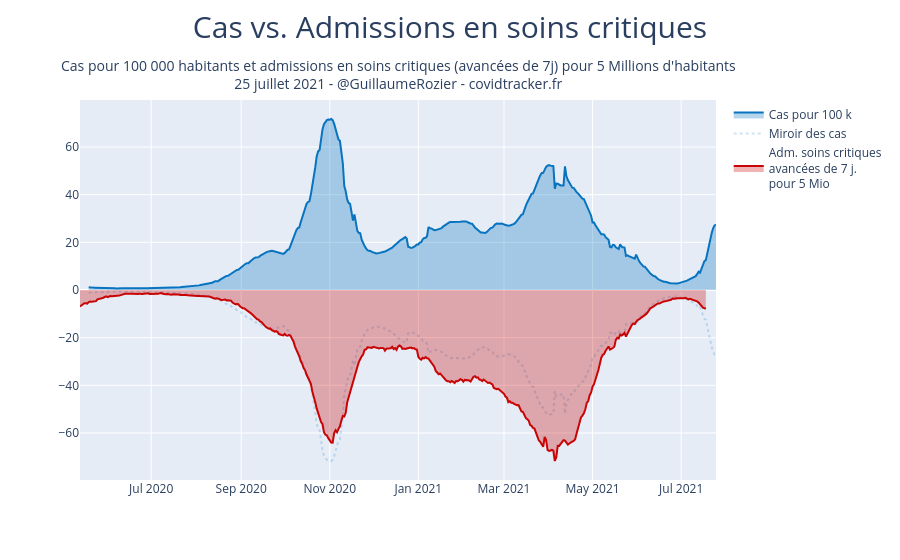

Write notebook code for a chart like this one.
### Code cell
y1 = df.P.rolling(window=7).mean()/67000000*100000
y2 = df.incid_rea.rolling(window=7).mean().shift(-7)/67000000*5000000

coef_normalisation = y1.max()/y2.max()

fig = go.Figure()
fig.add_trace(go.Scatter(
    x=df.jour,
    y=y1,
    name="Cas pour 100 k",
    marker_color='rgb(8, 115, 191)',
    fillcolor="rgba(8, 115, 191, 0.3)",
    fill='tozeroy'))
fig.add_trace(go.Scatter(
    x=df.jour,
    y=-y1,
    name="Miroir des cas",
    marker_color='rgba(8, 115, 191, 0.2)',
    line=dict(
        dash="dot")
))
fig.add_trace(go.Scatter(
    x=df.jour,
    y=-y2*coef_normalisation,
    name="Adm. soins critiques<br>avancées de 7 j.<br>pour 5 Mio",
    marker_color='rgb(201, 4, 4)',
    fillcolor="rgba(201, 4, 4,0.3)",
    fill='tozeroy'))
fig.update_yaxes()
fig.update_layout(
    title={
                        'text': "Cas vs. Admissions en soins critiques",
                        'y':0.97,
                        'x':0.5,
                        'xanchor': 'center',
                        'yanchor': 'top'},
    titlefont = dict(
                    size=30),
    annotations = [
                        dict(
                            x=0.5,
                            y=1.12,
                            xref='paper',
                            yref='paper',
                            font=dict(size=14),
                            text="Cas pour 100 000 habitants et admissions en soins critiques (avancées de 7j) pour 5 Millions d'habitants<br>{} - @GuillaumeRozier - covidtracker.fr".format(datetime.strptime(df.jour.max(), '%Y-%m-%d').strftime('%d %B %Y')),#'Date : {}. Source : Santé publique France. Auteur : GRZ - covidtracker.fr.'.format(),                    showarrow = False
                            showarrow=False
                        ),
                        ]
)

#name_fig = "cas_hospitalisations_ratio"
#fig.write_image(PATH + "images/charts/france/{}.jpeg".format(name_fig), scale=2, width=900, height=600)
#plotly.offline.plot(fig, filename = PATH + 'images/html_exports/france/{}.html'.format(name_fig), auto_open=False)

### Figure 1 — Plotly figure (JSON) as saved in the notebook; plotly's stock layout.template omitted (floating-point values rounded to 4 significant figures; data arrays with more than 128 entries replaced by an {"elided": "..."} marker saying what was removed)
{"data": [{"fill": "tozeroy", "fillcolor": "rgba(8, 115, 191, 0.3)", "marker": {"color": "rgb(8, 115, 191)"}, "name": "Cas pour 100 k", "type": "scatter", "x": {"elided": "439 str values"}, "y": {"elided": "439 float values"}}, {"line": {"dash": "dot"}, "marker": {"color": "rgba(8, 115, 191, 0.2)"}, "name": "Miroir des cas", "type": "scatter", "x": {"elided": "439 str values"}, "y": {"elided": "439 float values"}}, {"fill": "tozeroy", "fillcolor": "rgba(201, 4, 4,0.3)", "marker": {"color": "rgb(201, 4, 4)"}, "name": "Adm. soins critiques<br>avancées de 7 j.<br>pour 5 Mio", "type": "scatter", "x": {"elided": "439 str values"}, "y": {"elided": "439 float values"}}], "layout": {"annotations": [{"font": {"size": 14}, "showarrow": false, "text": "Cas pour 100 000 habitants et admissions en soins critiques (avancées de 7j) pour 5 Millions d'habitants<br>25 juillet 2021 - @GuillaumeRozier - covidtracker.fr", "x": 0.5, "xref": "paper", "y": 1.12, "yref": "paper"}], "title": {"font": {"size": 30}, "text": "Cas vs. Admissions en soins critiques", "x": 0.5, "xanchor": "center", "y": 0.97, "yanchor": "top"}}}
